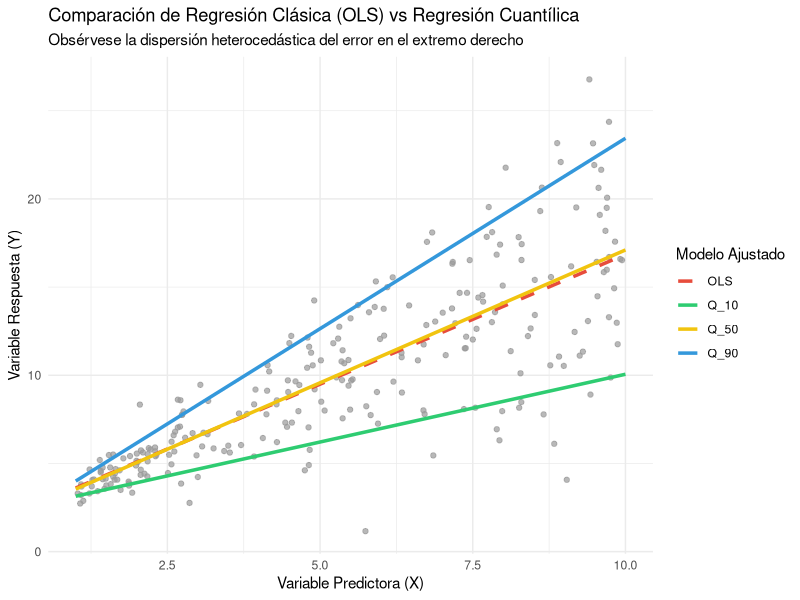

This figure's R source:
# ==============================================================================
# 24_regresion_cuantilica.R: Regresión Cuantílica
# ==============================================================================

# 1. Carga de librerías
library(tidyverse)
# Nota: Si no tiene instalado 'quantreg', ejecute: install.packages("quantreg")
library(quantreg)

# 2. Simulación de datos con Heterocedasticidad (variabilidad no constante)
set.seed(987)
n <- 250
x_val <- runif(n, min = 1, max = 10)
# La varianza del error crece linealmente con X
errores <- rnorm(n, mean = 0, sd = 0.5 * x_val) 
y_val <- 2 + 1.5 * x_val + errores

datos <- tibble(X = x_val, Y = y_val)

# 3. Modelado
# Modelo A: Regresión Lineal Clásica por Mínimos Cuadrados Ordinarios (OLS)
modelo_ols <- lm(Y ~ X, data = datos)

# Modelo B: Regresión Cuantílica para los percentiles 0.10, 0.50 (mediana) y 0.90
modelo_rq_10 <- rq(Y ~ X, data = datos, tau = 0.10)
modelo_rq_50 <- rq(Y ~ X, data = datos, tau = 0.50)
modelo_rq_90 <- rq(Y ~ X, data = datos, tau = 0.90)

# 4. Evaluación y Visualización
# Generamos predicciones para graficar las rectas ajustadas
linea_x <- seq(1, 10, length.out = 100)
pred_df <- tibble(X = linea_x) %>%
  mutate(
    OLS = predict(modelo_ols, newdata = .),
    Q_10 = predict(modelo_rq_10, newdata = .),
    Q_50 = predict(modelo_rq_50, newdata = .),
    Q_90 = predict(modelo_rq_90, newdata = .)
  )

# Resumen de coeficientes estimados para el cuantil 50 (Mediana)
print("Resumen del modelo cuantitativo (mediana):")
print(summary(modelo_rq_50))

# Estructurar predicciones para graficar con ggplot2
pred_df_largo <- pred_df %>%
  pivot_longer(cols = -X, names_to = "Modelo", values_to = "Y_Pred")

# Graficar los puntos de datos y las diferentes rectas de regresión
ggplot() +
  geom_point(data = datos, aes(x = X, y = Y), color = "gray60", alpha = 0.7) +
  geom_line(data = pred_df_largo, aes(x = X, y = Y_Pred, color = Modelo, linetype = Modelo), size = 1.2) +
  scale_color_manual(values = c("OLS" = "#e74c3c", "Q_10" = "#2ecc71", "Q_50" = "#f1c40f", "Q_90" = "#3498db")) +
  scale_linetype_manual(values = c("OLS" = "dashed", "Q_10" = "solid", "Q_50" = "solid", "Q_90" = "solid")) +
  theme_minimal() +
  labs(title = "Comparación de Regresión Clásica (OLS) vs Regresión Cuantílica",
       subtitle = "Obsérvese la dispersión heterocedástica del error en el extremo derecho",
       x = "Variable Predictora (X)",
       y = "Variable Respuesta (Y)",
       color = "Modelo Ajustado",
       linetype = "Modelo Ajustado")
